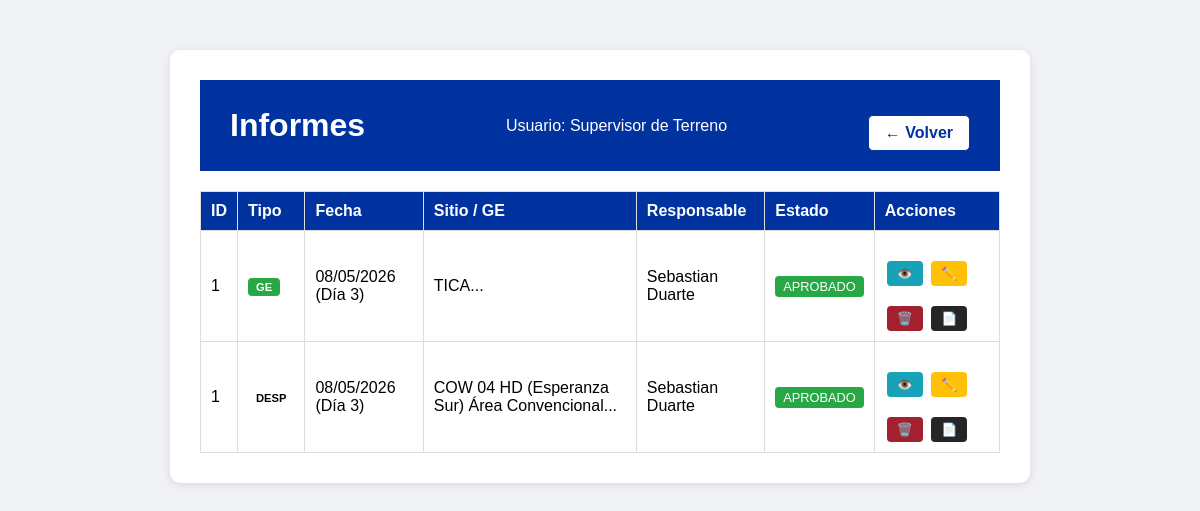
/ver_informes (signed in), run on the app's committed database.
### app.py (models this page shows, shortened)
class Usuario(db.Model):
    id = db.Column(db.Integer, primary_key=True)
    username = db.Column(db.String(20), unique=True, nullable=False)
    password = db.Column(db.String(200), nullable=False)
    nombre = db.Column(db.String(50), nullable=False)
    rol = db.Column(db.String(20), nullable=False)
    email = db.Column(db.String(100), nullable=True)
    fecha_registro = db.Column(db.DateTime, default=datetime.utcnow)

class InspeccionGE(db.Model):
    id = db.Column(db.Integer, primary_key=True)
    usuario_id = db.Column(db.Integer, db.ForeignKey('usuario.id'), nullable=False)
    sitio_id = db.Column(db.Integer, db.ForeignKey('sitio.id'), nullable=True)
    fecha = db.Column(db.String(20), nullable=False)
    dia_turno = db.Column(db.Integer, nullable=False)
    responsable = db.Column(db.String(50), nullable=False)
    nombre_ge = db.Column(db.String(50), nullable=False)
    tipo_ge = db.Column(db.String(50), nullable=False)
    horometro = db.Column(db.Integer, nullable=False)
    hora_inicio = db.Column(db.String(10), nullable=False)
    hora_termino = db.Column(db.String(10), nullable=False)
    potencia_continua = db.Column(db.Integer, nullable=True)
    cantidad_arranques = db.Column(db.Integer, nullable=False)
    horas_funcionamiento = db.Column(db.Integer, nullable=False)
    nivel_aceite = db.Column(db.String(10), nullable=False)
    nivel_combustible = db.Column(db.String(10), nullable=False)
    nivel_refrigerante = db.Column(db.String(10), nullable=False)
    proxima_mantencion = db.Column(db.Integer, nullable=False)
    estado_carcasa = db.Column(db.String(5), nullable=False)
    limpieza_ge_interior = db.Column(db.String(5), nullable=False)
    limpieza_radiador = db.Column(db.String(5), nullable=False)
    visor_combustible = db.Column(db.String(5), nullable=False)
    arranque_automatico = db.Column(db.String(5), nullable=False)
    limpieza_interior = db.Column(db.String(5), nullable=False)
    limpieza_exterior = db.Column(db.String(5), nullable=False)
    cable_5p_4p = db.Column(db.String(5), nullable=False)
    observaciones = db.Column(db.Text, nullable=True)
    estado_pantalla = db.Column(db.String(5), nullable=False)
    estado_parada_emergencia = db.Column(db.String(5), nullable=False)
    estado_corta_corriente = db.Column(db.String(5), nullable=False)
    estado_selector = db.Column(db.String(5), nullable=False)
    estado_bornes_bateria = db.Column(db.String(5), nullable=False)
    estado_ramal_cables = db.Column(db.String(5), nullable=False)
    estado_enchufe = db.Column(db.String(5), nullable=False)
    estado_cebador = db.Column(db.String(5), nullable=False)
    estado_mangueras = db.Column(db.String(5), nullable=False)
    estado_alarmas = db.Column(db.String(5), nullable=False)
    estado_extintor = db.Column(db.String(5), nullable=False)
    estado_puertas = db.Column(db.String(5), nullable=False)
    estado_baterias = db.Column(db.String(5), nullable=False)
    estado_ventilador = db.Column(db.String(5), nullable=False)
    observaciones_breaker = db.Column(db.Text, nullable=True)
    limpieza_general = db.Column(db.String(5), nullable=False)
    estado_chasis = db.Column(db.String(5), nullable=False)
    cantidad_cunas = db.Column(db.String(10), nullable=False)
    checkpoints = db.Column(db.String(5), nullable=False)
    presion_neumaticos = db.Column(db.String(5), nullable=False)
    estado_jaula = db.Column(db.String(5), nullable=False)
    estado_candados = db.Column(db.String(5), nullable=False)
    nivelacion_carro = db.Column(db.String(5), nullable=False)
    patas_posicionamiento = db.Column(db.String(5), nullable=False)
    manivelas_izajes = db.Column(db.String(5), nullable=False)
    observaciones_estructuras = db.Column(db.Text, nullable=True)
    foto_1 = db.Column(db.String(200), nullable=True)
    foto_2 = db.Column(db.String(200), nullable=True)
    foto_3 = db.Column(db.String(200), nullable=True)
    foto_breaker_1 = db.Column(db.String(200), nullable=True)
    foto_breaker_2 = db.Column(db.String(200), nullable=True)
    foto_breaker_3 = db.Column(db.String(200), nullable=True)
    foto_estructura_1 = db.Column(db.String(200), nullable=True)
    foto_estructura_2 = db.Column(db.String(200), nullable=True)
    foto_estructura_3 = db.Column(db.String(200), nullable=True)
    foto_lev_1 = db.Column(db.String(200), nullable=True)
    foto_lev_2 = db.Column(db.String(200), nullable=True)
    foto_lev_3 = db.Column(db.String(200), nullable=True)
    foto_lev_4 = db.Column(db.String(200), nullable=True)
    foto_lev_5 = db.Column(db.String(200), nullable=True)
    foto_lev_6 = db.Column(db.String(200), nullable=True)
    foto_lev_7 = db.Column(db.String(200), nullable=True)
    foto_lev_8 = db.Column(db.String(200), nullable=True)
    estado = db.Column(db.String(20), default='pendiente')
    fecha_registro = db.Column(db.DateTime, default=datetime.utcnow)
    motivo_rechazo = db.Column(db.String(500), nullable=True)
    usuario = db.relationship('Usuario', backref='inspecciones_ge')
    sitio = db.relationship('Sitio', backref='inspecciones_ge')

class DesplazamientoCOW(db.Model):
    id = db.Column(db.Integer, primary_key=True)
    usuario_id = db.Column(db.Integer, db.ForeignKey('usuario.id'), nullable=False)
    sitio_id = db.Column(db.Integer, db.ForeignKey('sitio.id'), nullable=True)
    fecha = db.Column(db.String(20), nullable=False)
    dia_turno = db.Column(db.Integer, nullable=False)
    responsable = db.Column(db.String(50), nullable=False)
    tipo_desplazamiento = db.Column(db.String(20), nullable=False)  # 'REPLIEGUE' o 'DESPLIEGUE'
    hora_inicio = db.Column(db.String(10), nullable=False)
    hora_termino = db.Column(db.String(10), nullable=False)
    observaciones = db.Column(db.Text, nullable=True)
    foto_1 = db.Column(db.String(200), nullable=True)
    foto_2 = db.Column(db.String(200), nullable=True)
    foto_3 = db.Column(db.String(200), nullable=True)
    foto_4 = db.Column(db.String(200), nullable=True)
    foto_5 = db.Column(db.String(200), nullable=True)
    foto_6 = db.Column(db.String(200), nullable=True)
    foto_7 = db.Column(db.String(200), nullable=True)
    foto_8 = db.Column(db.String(200), nullable=True)
    foto_9 = db.Column(db.String(200), nullable=True)
    foto_10 = db.Column(db.String(200), nullable=True)
    estado = db.Column(db.String(20), default='pendiente')
    motivo_rechazo = db.Column(db.String(500), nullable=True)
    fecha_registro = db.Column(db.DateTime, default=datetime.utcnow)
    usuario = db.relationship('Usuario', backref='desplazamientos')
    sitio = db.relationship('Sitio', backref='desplazamientos')

class Sitio(db.Model):
    id = db.Column(db.Integer, primary_key=True)
    nombre_sitio = db.Column(db.String(150), unique=True, nullable=False)
    area = db.Column(db.String(50), nullable=True)  # Ej: "Área Autónoma", "Área Convencional", "Fuera Área Mina"
    tipo = db.Column(db.String(20), nullable=True)  # Ej: "HD", "LIGHT", "FAST SITE"
    ubicacion = db.Column(db.String(100), nullable=True)  # Ej: "Esperanza Sur", "OXE Encuentro"
    activo = db.Column(db.Boolean, default=True)
    inspecciones = db.relationship('InspeccionCOW', backref='sitio_ref', lazy=True)

### app.py (the view, shortened to what this page needs)
@app.route('/ver_informes')
def ver_informes():
    if 'username' not in session:
        return redirect(url_for('login'))
    usuario_actual = Usuario.query.filter_by(username=session['username']).first()
    if usuario_actual.rol == 'supervisor':
        cow_inspecciones = InspeccionCOW.query.order_by(InspeccionCOW.fecha_registro.desc()).all()
    else:
        cow_inspecciones = InspeccionCOW.query.filter_by(usuario_id=usuario_actual.id).order_by(InspeccionCOW.fecha_registro.desc()).all()
    if usuario_actual.rol == 'supervisor':
        ge_inspecciones = InspeccionGE.query.order_by(InspeccionGE.fecha_registro.desc()).all()
    else:
        ge_inspecciones = InspeccionGE.query.filter_by(usuario_id=usuario_actual.id).order_by(InspeccionGE.fecha_registro.desc()).all()
    if usuario_actual.rol == 'supervisor':
        desp_inspecciones = DesplazamientoCOW.query.order_by(DesplazamientoCOW.fecha_registro.desc()).all()
    else:
        desp_inspecciones = DesplazamientoCOW.query.filter_by(usuario_id=usuario_actual.id).order_by(DesplazamientoCOW.fecha_registro.desc()).all()
    inspecciones_unificadas = []
    for ins in ge_inspecciones:
        inspecciones_unificadas.append({
            'id': ins.id,
            'tipo': 'ge',
            'fecha': ins.fecha,
            'dia_turno': ins.dia_turno,
            'sitio': ins.nombre_ge,  # GE usa nombre_ge
            'responsable': ins.responsable,
            'estado': ins.estado
        })
    for ins in desp_inspecciones:
        inspecciones_unificadas.append({
            'id': ins.id,
            'tipo': 'desp',
            'fecha': ins.fecha,
            'dia_turno': ins.dia_turno,
            'sitio': ins.sitio.nombre_sitio if ins.sitio else 'N/A',
            'responsable': ins.responsable,
            'estado': ins.estado
        })
    inspecciones_unificadas.sort(key=lambda x: x['fecha'], reverse=True)
    return render_template('ver_informes.html', usuario=session['nombre'], rol=session['rol'], inspecciones=inspecciones_unificadas)

### templates/ver_informes.html (shortened to what this page needs)
<!DOCTYPE html>
<html lang="es">
<head>
    <link rel="stylesheet" href="{{ url_for('static', filename='style.css') }}">
</head>
<body>
    <div class="container">
        <div class="header">
            <h1>Informes</h1>
            <p>Usuario: {{ usuario }}</p>
            <a href="{{ url_for('menu') }}" class="volver-btn">← Volver</a>
        </div>
        {% if inspecciones %}
            <table class="tabla-informes">
                <thead>
                    <tr>
                        <th>ID</th>
                        <th>Tipo</th>
                        <th>Fecha</th>
                        <th>Sitio / GE</th>
                        <th>Responsable</th>
                        <th>Estado</th>
                        <th>Acciones</th>
                    </tr>
                </thead>
                <tbody>
                    {% for ins in inspecciones %}
                    <tr>
                        <td>{{ ins.id }}</td>
                        <td>
                            <span class="tipo {{ ins.tipo }}">
                                {{ ins.tipo|upper }}
                            </span>
                        </td>
                        <td>{{ ins.fecha }} (Día {{ ins.dia_turno }})</td>
                        <td>{{ ins.sitio[:50] if ins.sitio else 'N/A' }}...</td>
                        <td>{{ ins.responsable }}</td>
                        <td>
                            <span class="estado {{ ins.estado }}">
                                {{ ins.estado|upper }}
                            </span>
                        </td>
                        <td>
                        <a href="{{ url_for('ver_informe', id=ins.id, tipo=ins.tipo) }}" class="btn-ver">👁️</a>
                        <a href="{{ url_for('editar_informe', id=ins.id, tipo=ins.tipo) }}" class="btn-editar">✏️</a>
                        <a href="{{ url_for('borrar_informe', id=ins.id, tipo=ins.tipo) }}" class="btn-borrar" onclick="return confirm('¿Eliminar este informe?')">🗑️</a>
                        {% if ins.estado == 'aprobado' %}
                        <a href="{{ url_for('generar_pdf', id=ins.id, tipo=ins.tipo) }}" class="btn-pdf" target="_blank">📄</a>
                        {% endif %}
                        </td>
                    </tr>
                    {% endfor %}
                </tbody>
            </table>
        {% else %}
            <p>No hay informes registrados.</p>
        {% endif %}
    </div>
</body>
</html>

### static/style.css (style rules this page uses)
body { font-family: Arial, sans-serif; background-color: #f0f2f5; margin: 0; padding: 0; }
.container { max-width: 800px; margin: 50px auto; background-color: white; padding: 30px; border-radius: 10px; box-shadow: 0 2px 10px rgba(0,0,0,0.1); text-align: center; }
.container h1 { color: #0033a0; }
.container a { display: inline-block; margin-top: 20px; color: #0033a0; text-decoration: none; }
.header { background-color: #0033a0; color: white; padding: 20px 30px; display: flex; justify-content: space-between; align-items: center; }
.header h1 { margin: 0; color: white; }
.header p { margin: 0; }
.header .volver-btn { display: inline-block; margin-top: 15px; padding: 8px 16px; background-color: white; color: #0033a0 !important; text-decoration: none; border-radius: 5px; font-weight: bold; border: 1px solid #0033a0; }
.tabla-informes { width: 100%; border-collapse: collapse; margin-top: 20px; }
.tabla-informes th, .tabla-informes td { border: 1px solid #ddd; padding: 10px; text-align: left; }
.tabla-informes th { background-color: #0033a0; color: white; }
.estado { padding: 3px 8px; border-radius: 4px; font-size: 0.8em; }
.estado.aprobado { background-color: #28a745; color: white; }
.btn-ver, .btn-aprobar, .btn-rechazar { padding: 5px 10px; border-radius: 4px; text-decoration: none; font-size: 0.8em; margin: 0 2px; }
.btn-ver { background-color: #17a2b8; color: white; }
.btn-editar { background-color: #ffc107; color: #333; padding: 5px 10px; border-radius: 4px; text-decoration: none; font-size: 0.8em; margin: 0 2px; }
.btn-borrar { background-color: #a3212e; color: white; padding: 5px 10px; border-radius: 4px; text-decoration: none; font-size: 0.8em; margin: 0 2px; }
.btn-pdf { background-color: #272425; color: white; padding: 5px 10px; border-radius: 4px; text-decoration: none; font-size: 0.8em; margin: 0 2px; }
.tipo { padding: 3px 8px; border-radius: 4px; font-size: 0.7em; font-weight: bold; }
.tipo.ge { background-color: #28a745; color: white; }

### data on the page
Usuario: nombre "Supervisor de Terreno"
InspeccionGE: id "1", tipo "GE", fecha "08/05/2026", dia_turno "3", nombre_ge "TICA", responsable "Sebastian Duarte", estado "APROBADO"
DesplazamientoCOW: fecha "08/05/2026", responsable "Sebastian Duarte", estado "APROBADO"
Sitio: nombre_sitio "COW 04 HD (Esperanza Sur) Área Convencional"

### other printed values
{{ ins.id }} "1"
{{ ins.tipo|upper }} "DESP"
{{ ins.dia_turno }} "3"
